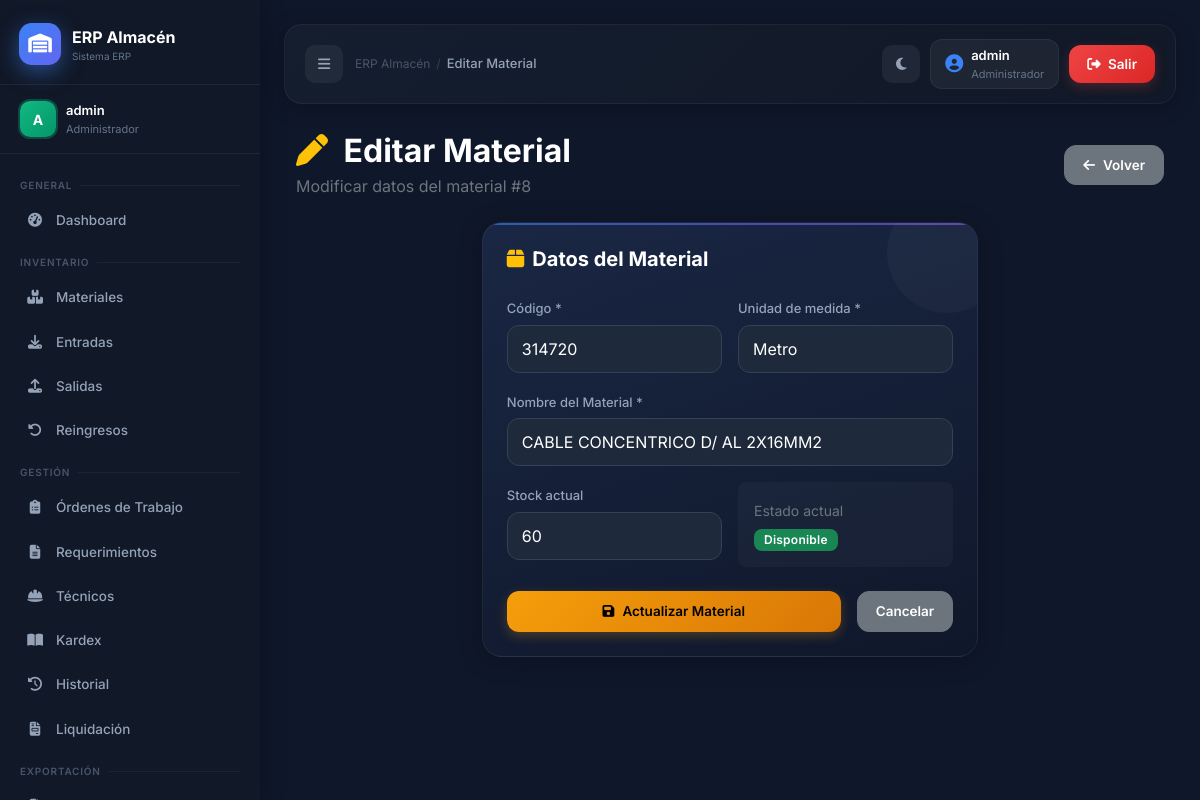
Page /pages/editar_material.php?id=8 (signed in) on the committed database.
### tables this page shows
CREATE TABLE `materiales` (
  `id` int(11) NOT NULL,
  `codigo` varchar(50) DEFAULT NULL,
  `codigo_electrosur` varchar(20) DEFAULT '',
  `nombre` varchar(150) DEFAULT NULL,
  `unidad` varchar(50) DEFAULT NULL,
  `stock` int(11) DEFAULT 0,
  `activo` tinyint(1) NOT NULL DEFAULT 1
);

### pages/editar_material.php (the view, shortened to what this page needs)
<?php
require_once __DIR__ . '/../includes/Conexion.php';
require_once __DIR__ . '/../includes/layout.php';
$id = intval($_GET['id'] ?? 0);
$stmt = $conn->prepare("SELECT * FROM materiales WHERE id = ? LIMIT 1");
$stmt->bind_param('i', $id);
$stmt->execute();
$fila = $stmt->get_result()->fetch_assoc();
?>
<div class="container-fluid">
    <div class="d-flex justify-content-between align-items-center mb-4 flex-wrap gap-3">
        <div>
            <h2 class="fw-bold mb-1">
                <i class="fa-solid fa-pen me-2 text-warning"></i>
                Editar Material
            </h2>
            <p class="text-secondary mb-0">Modificar datos del material #<?= $id ?></p>
        </div>
        <a href="materiales.php" class="btn btn-secondary btn-custom">
            <i class="fa-solid fa-arrow-left me-2"></i>Volver
        </a>
    </div>
    <div class="row justify-content-center">
        <div class="col-lg-7">
            <div class="card-dashboard">
                <h5 class="fw-bold mb-4"><i class="fa-solid fa-box me-2 text-warning"></i>Datos del Material</h5>
                <form method="POST">
                    <div class="row g-3">
                        <div class="col-md-6">
                            <label class="form-label">Código *</label>
                            <input type="text" name="codigo" class="form-control"
                                   value="<?= htmlspecialchars($fila['codigo']) ?>"
                                   required maxlength="50">
                        </div>
                        <div class="col-md-6">
                            <label class="form-label">Unidad de medida *</label>
                            <select name="unidad" class="form-select" required>
                                <?php
                                $unidades = ['Unidad','Metro','Kilogramo','Litro','Rollo','Par','Caja','Bolsa','Juego','Galón'];
                                foreach ($unidades as $u):
                                ?>
                                <option value="<?= $u ?>" <?= $fila['unidad']===$u?'selected':'' ?>><?= $u ?></option>
                                <?php endforeach; ?>
                            </select>
                        </div>
                        <div class="col-12">
                            <label class="form-label">Nombre del Material *</label>
                            <input type="text" name="nombre" class="form-control"
                                   value="<?= htmlspecialchars($fila['nombre']) ?>"
                                   required maxlength="150">
                        </div>
                        <div class="col-md-6">
                            <label class="form-label">Stock actual</label>
                            <input type="number" name="stock" class="form-control"
                                   value="<?= intval($fila['stock']) ?>" min="0">
                        </div>
                        <div class="col-md-6">
                            <div class="p-3 rounded-3 h-100 d-flex align-items-center"
                                 style="background:rgba(255,255,255,0.03);">
                                <div>
                                    <small class="text-secondary">Estado actual</small>
                                    <div class="mt-1"><?= stock_badge((int)$fila['stock']) ?></div>
                                </div>
                            </div>
                        </div>
                    </div>
                    <div class="d-flex gap-3 mt-4">
                        <button type="submit" class="btn btn-warning btn-custom flex-fill">
                            <i class="fa-solid fa-floppy-disk me-2"></i>Actualizar Material
                        </button>
                        <a href="materiales.php" class="btn btn-secondary btn-custom">
                            Cancelar
                        </a>
                    </div>
                </form>
            </div>
        </div>
    </div>
</div>
<?php require_once __DIR__ . '/../includes/footer.php'; ?>

### includes/layout.php (style rules this page uses)
* { margin:0; padding:0; box-sizing:border-box; }
body { font-family:'Inter',sans-serif; background:#0f172a; color:white; overflow-x:hidden; }
.card-dashboard { background:linear-gradient(145deg,#1e293b,#0f172a); border:1px solid rgba(255,255,255,0.04); border-radius:22px; padding:24px; box-shadow:0 8px 24px rgba(0,0,0,0.2); transition:transform 0.25s ease, box-shadow 0.25s ease; position:relative; overflow:hidden; }
.card-dashboard::before { content:''; position:absolute; width:120px; height:120px; background:rgba(255,255,255,0.03); border-radius:50%; top:-30px; right:-30px; }
.form-control, .form-select { background:#1e293b; border:1px solid #334155; color:white; border-radius:12px; padding:11px 14px; }
.form-control::placeholder { color:#475569; }
.form-label { font-weight:500; font-size:13px; color:#94a3b8; margin-bottom:6px; }
.btn-custom { border-radius:12px; padding:9px 18px; font-weight:600; font-size:13.5px; }
.card-dashboard { background:linear-gradient(160deg,#1a2744 0%,#0f172a 100%); border:1px solid rgba(255,255,255,0.06); border-radius:20px; padding:24px; box-shadow:0 4px 24px rgba(0,0,0,0.25); transition:transform 0.25s ease, box-shadow 0.25s ease; position:relative; overflow:hidden; }
.card-dashboard::after { content:''; position:absolute; top:0; left:0; right:0; height:2px; background:linear-gradient(90deg,#3b82f6,#6366f1,#8b5cf6); border-radius:20px 20px 0 0; opacity:0.6; }
.btn-warning { background:linear-gradient(135deg,#f59e0b,#d97706) !important; border:none !important; box-shadow:0 4px 12px rgba(245,158,11,0.25); transition:all 0.2s !important; }

### rows in the picture
materiales: codigo "314720", unidad "Metro", nombre "CABLE CONCENTRICO D/ AL 2X16MM2", stock "60"

### other values in the picture
APP_NAME "ERP Almacén"
$_SESSION['nombre_completo'] "admin"
$nombres[$paginaActual] "Editar Material"
$id "8"
